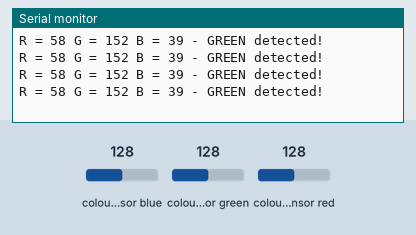
This sketch was run on a simulated Arduino Mega 2560, built with avr-gcc and run on an emulated ATmega2560. Shown: the last lines printed to the serial monitor. Wiring (inferred from the names in the program): TCS3200 colour sensor: output pin 15; S2 pin 13; S3 pin 14; S0 pin 11; S1 pin 12. Inputs (shaded band) come from the test bench; at power-on: colour sensor blue 128, colour sensor green 128, colour sensor red 128.

Above: at 1.2 s.
1.3 s: colour sensor blue set to 250
At 1.43 s:
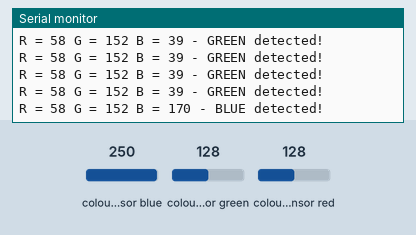
3.3 s: colour sensor green set to 5
At 3.54 s:
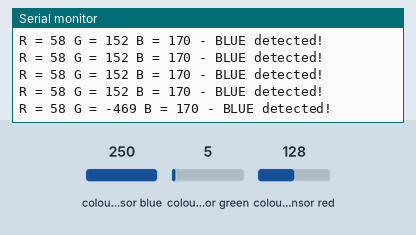
4.8 s: colour sensor blue set to 5
At 5.05 s:
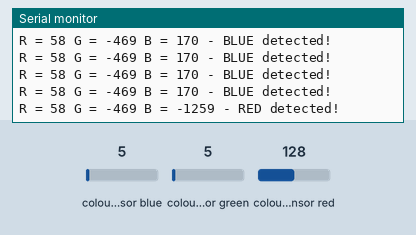
6.9 s: colour sensor red set to 5
At 7.16 s:
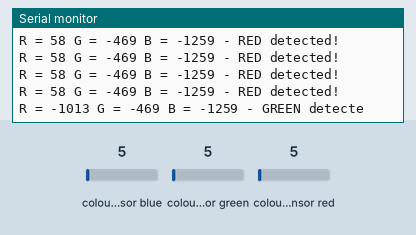

Measured:
- after the input at 3.3 s, the serial monitor: prints a new line at once (image 2)
- after the input at 4.8 s, the serial monitor: prints a new line at once (image 3)
- after the input at 6.9 s, the serial monitor: prints a new line after 0.05 s (image 4)

The sketch:

ColorSensor.ino
```cpp
/*********
  Rui Santos
  Complete project details at https://randomnerdtutorials.com
*********/

// TCS230 or TCS3200 pins wiring to Arduino
#define S0 11
#define S1 12
#define S2 13
#define S3 14
#define sensorOut 15
#define OE 39               //P2_6

// Stores frequency read by the photodiodes
int redFrequency = 0;
int greenFrequency = 0;
int blueFrequency = 0;

// Stores the red. green and blue colors
int redColor = 0;
int greenColor = 0;
int blueColor = 0;

void setup() {
  // Setting the outputs
  pinMode(S0, OUTPUT);
  pinMode(S1, OUTPUT);
  pinMode(S2, OUTPUT);
  pinMode(S3, OUTPUT);
  pinMode(OE, OUTPUT);

  // Setting the sensorOut as an input
  pinMode(sensorOut, INPUT);

  // Setting frequency scaling to 20%
  digitalWrite(S0,HIGH);
  digitalWrite(S1,LOW);

  digitalWrite(OE,LOW);

  // Begins serial communication
  Serial.begin(9600);
}

void loop() {
  // Setting RED (R) filtered photodiodes to be read
  digitalWrite(S2,LOW);
  digitalWrite(S3,LOW);

  // Reading the output frequency
  redFrequency = pulseIn(sensorOut, LOW);
  // Remaping the value of the RED (R) frequency from 0 to 255
  // You must replace with your own values. Here's an example:
  // redColor = map(redFrequency, 70, 120, 255,0);
  redColor = map(redFrequency, 8, 48, 255,0);

  // Printing the RED (R) value
  Serial.print("R = ");
  Serial.print(redColor);
  delay(100);

  // Setting GREEN (G) filtered photodiodes to be read
  digitalWrite(S2,HIGH);
  digitalWrite(S3,HIGH);

  // Reading the output frequency
  greenFrequency = pulseIn(sensorOut, LOW);
  // Remaping the value of the GREEN (G) frequency from 0 to 255
  // You must replace with your own values. Here's an example:
  // greenColor = map(greenFrequency, 100, 199, 255, 0);
  greenColor = map(greenFrequency, 11, 80, 255, 0);

  // Printing the GREEN (G) value
  Serial.print(" G = ");
  Serial.print(greenColor);
  delay(100);

  // Setting BLUE (B) filtered photodiodes to be read
  digitalWrite(S2,LOW);
  digitalWrite(S3,HIGH);

  // Reading the output frequency
  blueFrequency = pulseIn(sensorOut, LOW);
  // Remaping the value of the BLUE (B) frequency from 0 to 255
  // You must replace with your own values. Here's an example:
  // blueColor = map(blueFrequency, 38, 84, 255, 0);
  blueColor = map(blueFrequency, 11, 44, 255, 0);

  // Printing the BLUE (B) value
  Serial.print(" B = ");
  Serial.print(blueColor);
  delay(100);

  // Checks the current detected color and prints
  // a message in the serial monitor
  if(redColor > greenColor && redColor > blueColor){
      Serial.println(" - RED detected!");
  }
  if(greenColor > redColor && greenColor > blueColor){
    Serial.println(" - GREEN detected!");
  }
  if(blueColor > redColor && blueColor > greenColor){
    Serial.println(" - BLUE detected!");
  }
}
```
